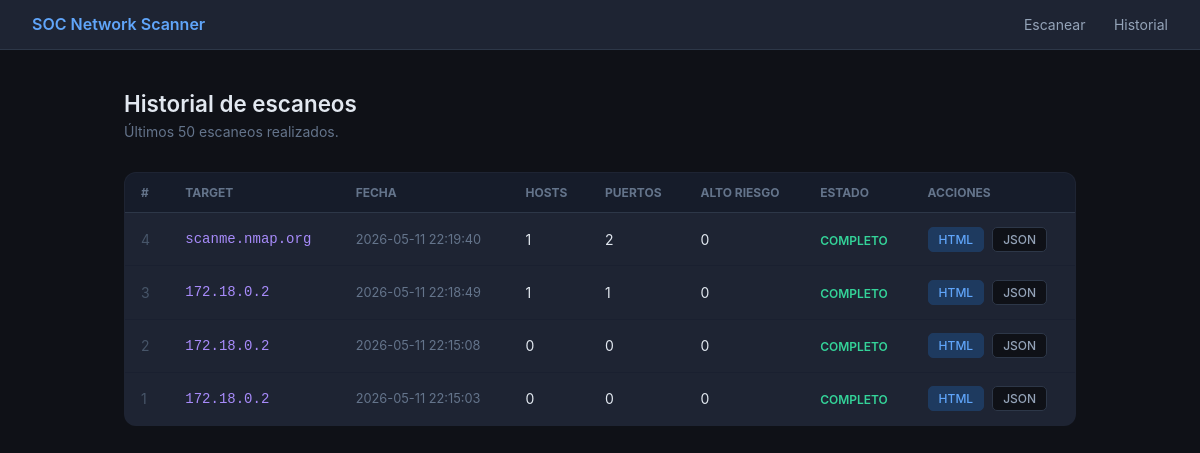
The app's page /history with its own data.
### tables this page shows
CREATE TABLE scans (
            id          INTEGER PRIMARY KEY AUTOINCREMENT,
            target      TEXT    NOT NULL,
            started_at  TEXT    NOT NULL,
            finished_at TEXT,
            status      TEXT    DEFAULT 'running',
            hosts_found INTEGER DEFAULT 0,
            open_ports  INTEGER DEFAULT 0,
            high_risk   INTEGER DEFAULT 0,
            medium_risk INTEGER DEFAULT 0,
            low_risk    INTEGER DEFAULT 0,
            report_html TEXT,
            report_json TEXT,
            error       TEXT
        );

### app.py (the view)
@app.route("/history")
def history():
    conn = get_db()
    scans = conn.execute(
        "SELECT * FROM scans ORDER BY started_at DESC LIMIT 50"
    ).fetchall()
    conn.close()
    return render_template("history.html", scans=scans)

### app.py (called while the page is built)
def get_db():
    conn = sqlite3.connect(DB_PATH)
    conn.row_factory = sqlite3.Row
    return conn

### templates/history.html (shortened to what this page needs)
<!DOCTYPE html>
<html lang="es">
<head>
</head>
<body>
<nav>
  <span class="brand">SOC Network Scanner</span>
  <div>
    <a href="/">Escanear</a>
    <a href="/history">Historial</a>
  </div>
</nav>
<div class="container">
  <h1>Historial de escaneos</h1>
  <p class="sub">Últimos 50 escaneos realizados.</p>
  {% if scans %}
  <table>
    <thead>
      <tr>
        <th>#</th>
        <th>Target</th>
        <th>Fecha</th>
        <th>Hosts</th>
        <th>Puertos</th>
        <th>Alto riesgo</th>
        <th>Estado</th>
        <th>Acciones</th>
      </tr>
    </thead>
    <tbody>
      {% for s in scans %}
      <tr>
        <td style="color:#475569;">{{ s['id'] }}</td>
        <td class="target">{{ s['target'] }}</td>
        <td style="color:#64748b;font-size:.8rem;">{{ s['started_at'] }}</td>
        <td>{{ s['hosts_found'] }}</td>
        <td>{{ s['open_ports'] }}</td>
        <td class="{% if s['high_risk'] > 0 %}risk-high{% endif %}">
          {{ s['high_risk'] }}
        </td>
        <td>
          {% if s['status'] == 'done' %}
            <span class="status-done">COMPLETO</span>
          {% elif s['status'] == 'running' %}
            <span class="status-running">CORRIENDO</span>
          {% else %}
            <span class="status-error">ERROR</span>
          {% endif %}
        </td>
        <td>
          <div class="actions">
            {% if s['report_html'] %}
            <a class="btn-xs blue" href="/report/{{ s['id'] }}" target="_blank">HTML</a>
            <a class="btn-xs" href="/download/{{ s['id'] }}/json" download>JSON</a>
            {% else %}
            <span style="color:#475569;font-size:.75rem;">Sin reporte</span>
            {% endif %}
          </div>
        </td>
      </tr>
      {% endfor %}
    </tbody>
  </table>
  {% else %}
  <div class="empty">
    <p style="font-size:1rem;margin-bottom:.5rem;">Sin escaneos todavía</p>
    <p style="font-size:.875rem;"><a href="/" style="color:#3b82f6;">Realiza tu primer escaneo</a></p>
  </div>
  {% endif %}
</div>
</body>
</html>

### templates/history.html (style rules this page uses)
* { margin:0; padding:0; box-sizing:border-box; }
body { font-family:-apple-system,BlinkMacSystemFont,'Segoe UI',sans-serif; background:#0f1117; color:#e2e8f0; min-height:100vh; }
nav { background:#1e2433; border-bottom:1px solid #2d3748; padding:.9rem 2rem; display:flex; align-items:center; justify-content:space-between; }
nav .brand { font-size:1rem; font-weight:600; color:#60a5fa; }
nav a { color:#94a3b8; text-decoration:none; font-size:.875rem; margin-left:1.5rem; }
.container { max-width:1000px; margin:2.5rem auto; padding:0 1.5rem; }
h1 { font-size:1.4rem; font-weight:600; margin-bottom:.4rem; }
.sub { color:#64748b; font-size:.875rem; margin-bottom:2rem; }
table { width:100%; border-collapse:collapse; background:#1e2433; border-radius:12px; overflow:hidden; border:1px solid #2d3748; }
th { padding:.75rem 1rem; text-align:left; font-size:.75rem; text-transform:uppercase; color:#64748b; background:#161c2a; border-bottom:1px solid #2d3748; }
td { padding:.85rem 1rem; font-size:.875rem; border-bottom:1px solid #1a2030; }
tr:last-child td { border-bottom:none; }
.target { font-family:monospace; color:#a78bfa; }
.status-done { color:#34d399; font-size:.75rem; font-weight:600; }
.actions { display:flex; gap:.5rem; }
.btn-xs { padding:4px 10px; border-radius:5px; font-size:.75rem; font-weight:500; text-decoration:none; border:1px solid #2d3748; background:#0f1117; color:#94a3b8; cursor:pointer; transition:all .15s; white-space:nowrap; }
.btn-xs.blue { background:#1e3a5f; color:#60a5fa; border-color:#1e3a5f; }

### records on screen
scans: id "4", target "scanme.nmap.org", started_at "2026-05-11 22:19:40", hosts_found "1", open_ports "2", high_risk "0", status "COMPLETO"
scans: id "3", target "172.18.0.2", started_at "2026-05-11 22:18:49", hosts_found "1", open_ports "1", high_risk "0", status "COMPLETO"
scans: id "2", target "172.18.0.2", started_at "2026-05-11 22:15:08", hosts_found "0", open_ports "0", high_risk "0", status "COMPLETO"
scans: id "1", target "172.18.0.2", started_at "2026-05-11 22:15:03", hosts_found "0", open_ports "0", high_risk "0", status "COMPLETO"
